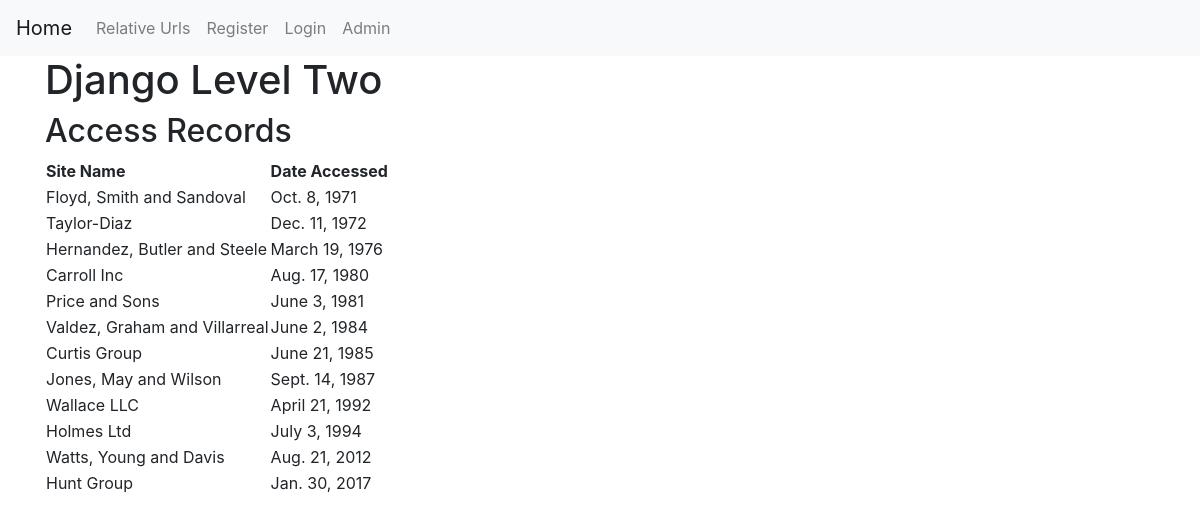
The page / on the database its author committed.
### app_two/models.py (models this page shows, shortened)
class AccessRecord(models.Model):
    name = models.ForeignKey(WebPage, on_delete=models.PROTECT)
    date = models.DateField()

class WebPage(models.Model):
    topic = models.ForeignKey(Topic, on_delete=models.PROTECT)
    name = models.CharField(max_length=256, unique=True)
    url = models.URLField(unique=True)
    def __str__(self):
        return self.name

### app_two/views.py (the view)
# urls.py: path('', views.index, name='index'),
def index(request):
    webpages_list = AccessRecord.objects.order_by('date')
    date_dict = {'access_records':webpages_list}
    return render(request, 'app_two/index.html', context=date_dict)

### templates/app_two/index.html (shortened to what this page needs)
{% extends "app_two/base.html" %}
{% block body_block %}
<!-- {% load staticfiles %}
 <html lang="en" dir="ltr">
  <head>
    <meta charset="utf-8">
    <title>Django Level Two</title>
    <link rel="stylesheet" href="{% static "css/style.css" %}">
  </head>
  <body> -->
    <h1>Django Level Two</h1>
    <h2>Access Records</h2>
    <div class=djangtwo>
      {% if access_records %}
      <table>
        <thead>
          <th>Site Name</th>
          <th>Date Accessed</th>
        </thead>
        {% for acc in access_records %}
        <tr>
          <td>{{ acc.name }}</td>
          <td>{{ acc.date }}</td>
        </tr>
        {% endfor %}
      </table>
      {% else %}
        <p>No Access Records Found.</p>
      {% endif %}
{% endblock %}

### templates/app_two/base.html (shortened to what this page needs)
<!DOCTYPE html>
<html lang="en" dir="ltr">
  <head>
    <link rel="stylesheet" href="https://stackpath.bootstrapcdn.com/bootstrap/4.3.1/css/bootstrap.min.css">
  </head>
  <body>
    <nav class="navbar navbar-expand-lg navbar-light bg-light">
      <div class="collapse navbar-collapse">
        <ul class="navbar-nav">
          <li><a class="navbar-brand" href="{% url 'app_two:index' %}">Home</a></li>
          <li><a class="nav-link" href="{% url 'app_two:relative_urls' %}">Relative Urls</a></li>
          <li><a class="nav-link" href="{% url 'app_two:register' %}">Register</a></li>
          {% if user.is_authenticated %}
            <li><a class="nav-link" href="{% url 'app_two:user_logout' %}">Logout</a></li>
          {% else %}
            <li><a class="nav-link" href="{% url 'app_two:user_login' %}">Login</a></li>
          {% endif %}
          <li><a class="nav-link" href="{% url 'admin:index' %}">Admin</a></li>
        </ul>
      </div>
    </nav>
    <div class="container">
      {% block body_block %}
      {% endblock %}
    </div>
  </body>
</html>

### rows shown on the page
AccessRecord: name "Floyd, Smith and Sandoval", date "Oct. 8, 1971"
AccessRecord: name "Taylor-Diaz", date "Dec. 11, 1972"
AccessRecord: name "Hernandez, Butler and Steele", date "March 19, 1976"
AccessRecord: name "Carroll Inc", date "Aug. 17, 1980"
AccessRecord: name "Price and Sons", date "June 3, 1981"
AccessRecord: name "Valdez, Graham and Villarreal", date "June 2, 1984"
AccessRecord: name "Curtis Group", date "June 21, 1985"
AccessRecord: name "Jones, May and Wilson", date "Sept. 14, 1987"
AccessRecord: name "Wallace LLC", date "April 21, 1992"
AccessRecord: name "Holmes Ltd", date "July 3, 1994"
AccessRecord: name "Watts, Young and Davis", date "Aug. 21, 2012"
AccessRecord: name "Hunt Group", date "Jan. 30, 2017"
